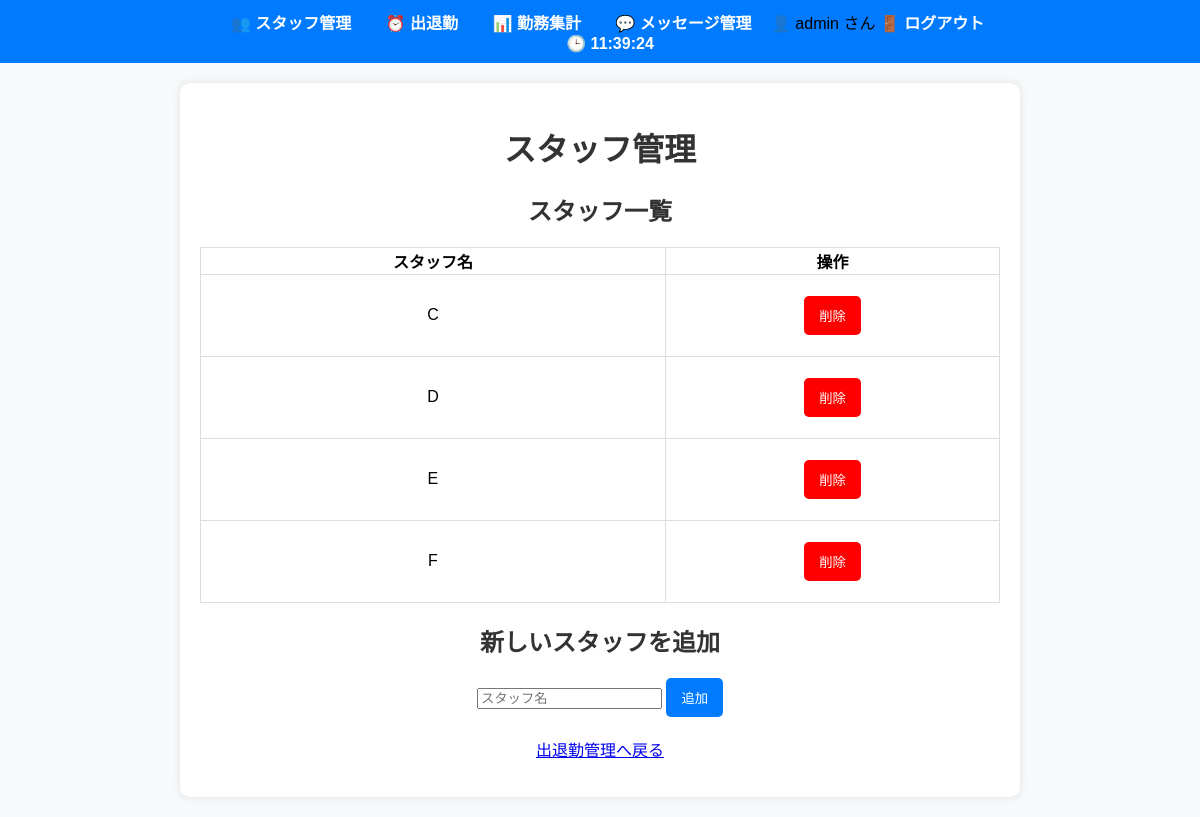
The app's page /staff (signed in) with its own data.
### models.py (models this page shows)
class User(UserMixin, db.Model):
    id = db.Column(db.Integer, primary_key=True)
    username = db.Column(db.String(100), unique=True, nullable=False)
    password = db.Column(db.String(100), nullable=False)  # 本番ではハッシュ化推奨

class Staff(db.Model):
    id = db.Column(db.Integer, primary_key=True)
    name = db.Column(db.String(100), nullable=False)

### routes.py (the view)
@app.route('/staff')
def staff_list():
    staff = Staff.query.all()
    return render_template('staff.html', staff=staff)

### routes.py (called while the page is built)
@login_manager.user_loader
def load_user(user_id):
    return User.query.get(int(user_id))

### templates/staff.html (shortened to what this page needs)
{% extends "base.html" %}
{% block content %}
<h1>スタッフ管理</h1>
<h2>スタッフ一覧</h2>
<table border="1">
    <tr>
        <th>スタッフ名</th>
        <th>操作</th>
    </tr>
    {% for person in staff %}
    <tr>
        <td>{{ person.name }}</td>
        <td>
            <form action="{{ url_for('delete_staff', staff_id=person.id) }}" method="POST" onsubmit="return confirm('本当に削除しますか？');">
                <button type="submit" style="background-color: red; color: white;">削除</button>
            </form>
        </td>
    </tr>
    {% endfor %}
</table>
<h2>新しいスタッフを追加</h2>
<form action="{{ url_for('add_staff') }}" method="POST">
    <input type="text" name="name" placeholder="スタッフ名" required>
    <button type="submit">追加</button>
</form>
<p><a href="{{ url_for('attendance') }}">出退勤管理へ戻る</a></p>
{% endblock %}

### templates/base.html (shortened to what this page needs)
<!DOCTYPE html>
<html lang="ja">
<head>
    <link rel="stylesheet" href="{{ url_for('static', filename='style.css') }}">
</head>
<body>
    <nav class="navbar">
        <ul>
            <li><a href="{{ url_for('staff_list') }}">👥 スタッフ管理</a></li>
            <li><a href="{{ url_for('attendance') }}">⏰ 出退勤</a></li>
            <li><a href="{{ url_for('work_summary') }}">📊 勤務集計</a></li>
            <li><a href="{{ url_for('message_list') }}">💬 メッセージ管理</a></li>
            {% if current_user.is_authenticated %}
        <span>👤 {{ current_user.username }} さん</span>
        <a href="{{ url_for('logout') }}">🚪 ログアウト</a>
    {% else %}
        <a href="{{ url_for('login') }}">🔑 ログイン</a>
    {% endif %}
        </ul>
        <span id="current-time"></span>
    </nav>
    <div class="content">
        {% block content %}{% endblock %}
    </div>
</body>
</html>

### static/style.css (style rules this page uses)
.navbar { background-color: #007bff; padding: 10px 0; text-align: center; }
.navbar ul { list-style: none; padding: 0; margin: 0; }
.navbar li { display: inline; margin: 0 15px; }
.navbar a { text-decoration: none; color: white; font-size: 16px; font-weight: bold; }
#current-time { font-size: 16px; color: white; margin-left: 20px; font-weight: bold; }
body { font-family: Arial, sans-serif; margin: 0; padding: 0; background-color: #f8f9fa; text-align: center; }
.content { max-width: 800px; margin: 20px auto; background: white; padding: 20px; border-radius: 10px; box-shadow: 0 0 10px rgba(0, 0, 0, 0.1); }
h1, h2 { color: #333; }
form { margin: 20px 0; }
button { background-color: #007bff; color: white; border: none; padding: 10px 15px; cursor: pointer; border-radius: 5px; }
table { width: 100%; border-collapse: collapse; background-color: white; }
th, td { border: 1px solid #ddd; padding: }

### records on screen
User: username "admin"
Staff: name "C"
Staff: name "D"
Staff: name "E"
Staff: name "F"
